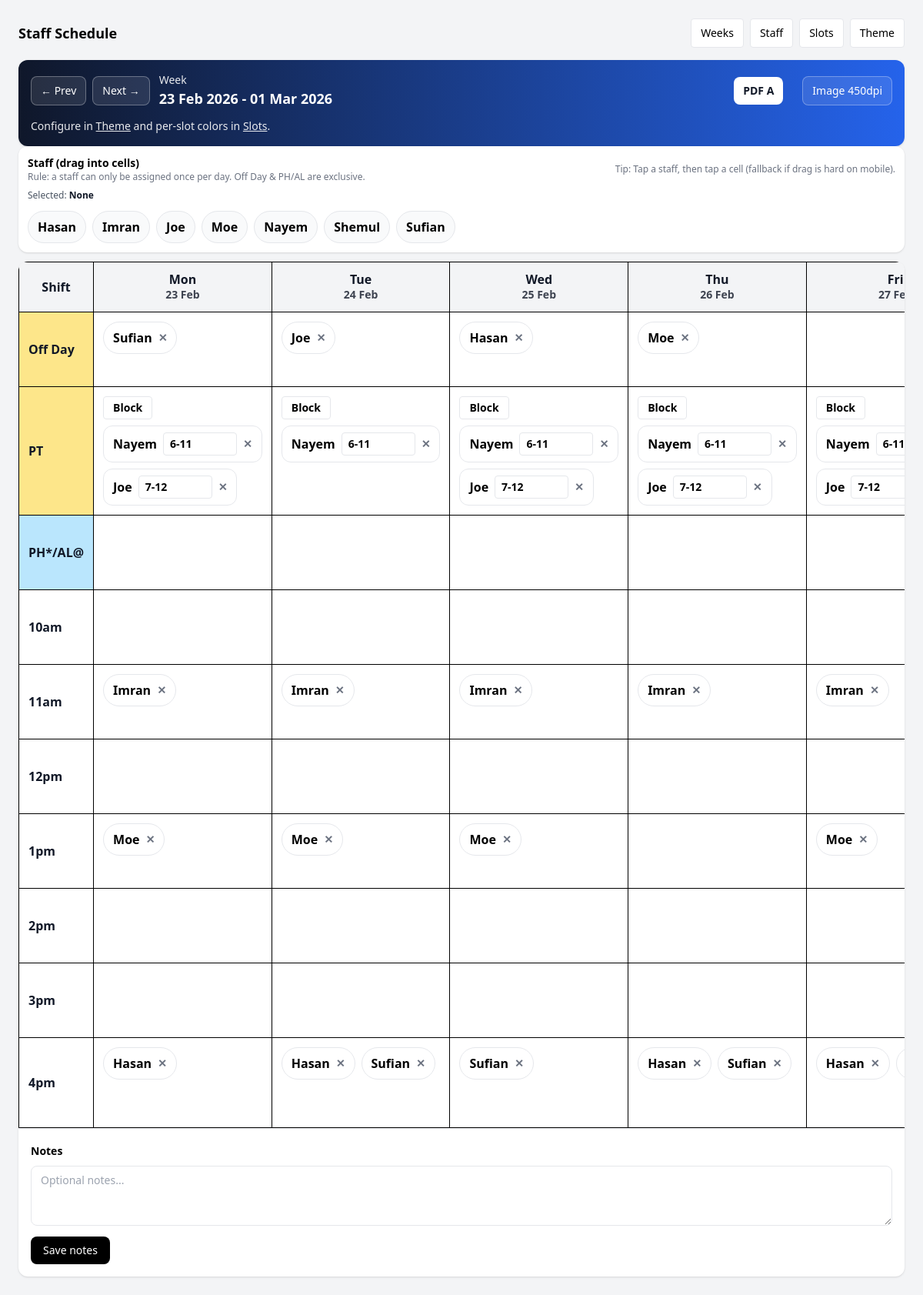
The app's page /schedule/week/2026-02-23/ with its own data.
### scheduling/models.py (models this page shows, shortened)
class ScheduleWeek(models.Model):
    week_start = models.DateField(unique=True, db_index=True)  # Monday
    cells = models.JSONField(default=dict, blank=True)
    notes = models.TextField(blank=True)
    created_at = models.DateTimeField(default=_now)
    updated_at = models.DateTimeField(default=_now)
    def save(self, *args, **kwargs):
        if self.week_start:
            self.week_start = self.week_start - timedelta(days=self.week_start.weekday())
        self.updated_at = _now()
        return super().save(*args, **kwargs)
    def week_end(self):
        return self.week_start + timedelta(days=6)
    def date_for_day_key(self, day_key: str):
        idx = [k for k, _ in DAYS].index(day_key)
        return self.week_start + timedelta(days=idx)
    def ensure_defaults(self, *, slots: list[Slot]):
        if not isinstance(self.cells, dict):
            self.cells = {}
        for slot in slots:
            if slot.key not in self.cells or not isinstance(self.cells.get(slot.key), dict):
                self.cells[slot.key] = {}
            for day_key, _ in DAYS:
                cell = self.cells[slot.key].get(day_key)
                if not isinstance(cell, dict):
                    cell = {}
                cell.setdefault("staff", [])
                cell.setdefault("blocked", False)
                if slot.key == "pt":
                    cell.setdefault("pt_time", slot.pt_default_time or "7-11")
                    cell.setdefault("pt_times", {})
                    if not isinstance(cell.get("pt_times"), dict):
                        cell["pt_times"] = {}
                self.cells[slot.key][day_key] = cell
        return self.cells

class Staff(models.Model):
    name = models.CharField(max_length=80, unique=True)
    created_at = models.DateTimeField(default=_now)
    updated_at = models.DateTimeField(default=_now)

class Slot(models.Model):
    BG_SOLID = "solid"
    BG_GRADIENT = "gradient"
    key = models.SlugField(max_length=40, unique=True)
    label = models.CharField(max_length=40)
    sort_order = models.IntegerField(default=0)
    allow_block = models.BooleanField(default=False)  # only PT uses this
    bg_type = models.CharField(
        max_length=10,
        choices=[(BG_SOLID, "Solid"), (BG_GRADIENT, "Gradient")],
        default=BG_SOLID,
    )
    bg_color1 = models.CharField(max_length=20, default="#ffffff")
    bg_color2 = models.CharField(max_length=20, default="#ffffff")
    text_color = models.CharField(max_length=20, default="#111827")
    pt_default_time = models.CharField(max_length=20, blank=True, default="7-11")

### scheduling/views.py (the view)
# urls.py: path("week/<str:week_start>/", views.week_editor, name="week_editor"),
def week_editor(request, week_start: str):
    theme = _get_theme()
    week_start_date = _monday(datetime.strptime(week_start, "%Y-%m-%d").date())
    schedule, _ = ScheduleWeek.objects.get_or_create(week_start=week_start_date)
    slots = list(Slot.objects.order_by("sort_order", "label"))
    schedule.ensure_defaults(slots=slots)
    schedule.save()
    if request.method == "POST" and request.POST.get("save_notes"):
        schedule.notes = (request.POST.get("notes") or "").strip()
        schedule.save()
        return redirect("scheduling:week_editor", week_start=schedule.week_start.isoformat())
    staff = list(Staff.objects.order_by("name"))
    staff_map = {s.id: s.name for s in staff}
    day_headers = []
    for day_key, day_label in DAYS:
        d = schedule.date_for_day_key(day_key)
        day_headers.append({
            "key": day_key,
            "label": day_label,
            "date_str": d.strftime("%d %b"),
        })
    prev_week = (schedule.week_start - timedelta(days=7)).isoformat()
    next_week = (schedule.week_start + timedelta(days=7)).isoformat()
    return render(request, "scheduling/week_editor.html", {
        "theme": theme,
        "schedule": schedule,
        "slots": slots,
        "staff": staff,
        "staff_map": staff_map,
        "day_headers": day_headers,
        "prev_week": prev_week,
        "next_week": next_week,
        "week_start": schedule.week_start.isoformat(),
    })

### scheduling/models.py (called while the page is built)
def _now():
    return timezone.now()

### scheduling/templatetags/schedule_extras.py (called while the page is built)
@register.filter
def get_item(d, key):
    if isinstance(d, dict):
        return d.get(key)
    return None

@register.filter
def get_map_item(d, key):
    if not isinstance(d, dict):
        return None
    if key in d:
        return d.get(key)
    skey = str(key)
    if skey in d:
        return d.get(skey)
    return None

@register.filter
def get_dict(d, key):
    if isinstance(d, dict):
        v = d.get(key)
        if isinstance(v, dict):
            return v
    return {}

@register.filter
def get_list(d, key):
    if isinstance(d, dict):
        v = d.get(key)
        if isinstance(v, list):
            return v
    return []

@register.filter
def get_bool(d, key):
    if isinstance(d, dict):
        return bool(d.get(key))
    return False

@register.filter
def style_bg(slot):
    try:
        if getattr(slot, "bg_type", "") == "gradient":
            return f"background-image: linear-gradient(90deg, {slot.bg_color1}, {slot.bg_color2}); color: {slot.text_color};"
        return f"background-color: {slot.bg_color1}; color: {slot.text_color};"
    except Exception:
        return ""

### scheduling/views.py (called while the page is built)
def _monday(d):
    return d - timedelta(days=d.weekday())

def _get_theme():
    theme = ScheduleTheme.objects.order_by("id").first()
    if not theme:
        theme = ScheduleTheme.objects.create()
    return theme

### scheduling/templates/scheduling/week_editor.html (shortened to what this page needs)
{% extends "scheduling/base.html" %}
{% load schedule_extras %}
{% block content %}
<div class="rounded-xl shadow overflow-hidden" style="{% if theme.header_bg_type == 'gradient' %}background-image: linear-gradient(90deg, {{ theme.header_bg_color1 }}, {{ theme.header_bg_color2 }});{% else %}background-color: {{ theme.header_bg_color1 }};{% endif %}color: {{ theme.header_text_color }};">
    <div class="p-4">
        <div class="flex items-center justify-between gap-3 flex-wrap">
            <div class="flex items-center gap-2 flex-wrap">
                <a href="/schedule/week/{{ prev_week }}/" class="rounded-lg border border-white/30 bg-white/10 px-3 py-2 text-sm">← Prev</a>
                <a href="/schedule/week/{{ next_week }}/" class="rounded-lg border border-white/30 bg-white/10 px-3 py-2 text-sm">Next →</a>
                <div class="ml-1">
                    <div class="text-sm opacity-90">Week</div>
                    <div class="text-lg font-semibold">{{ schedule.week_start|date:"d M Y" }} - {{ schedule.week_end|date:"d M Y" }}</div>
                </div>
            </div>
            <div class="flex items-center gap-2 flex-wrap">
                <a href="/schedule/week/{{ week_start }}/pdf/?style=1" class="rounded-lg bg-white text-gray-900 px-3 py-2 text-sm font-semibold">PDF A</a>
                <a href="/schedule/week/{{ week_start }}/png/?dpi=450&style=1" class="rounded-lg border border-white/30 bg-white/10 px-3 py-2 text-sm">Image 450dpi</a>
            </div>
        </div>
        <div class="mt-3 text-sm opacity-90">
            Configure in <a href="/schedule/theme/" class="underline font-medium">Theme</a> and per-slot colors in <a href="/schedule/slots/" class="underline font-medium">Slots</a>.
        </div>
    </div>
</div>
<div class="bg-white rounded-xl shadow p-3 mb-3">
    <div class="flex flex-col sm:flex-row sm:items-center sm:justify-between gap-3">
        <div>
            <div class="font-semibold text-sm">Staff (drag into cells)</div>
            <div class="text-xs text-gray-500">Rule: a staff can only be assigned once per day. Off Day & PH/AL are exclusive.</div>
        </div>
        <div class="text-xs text-gray-500">
            Tip: Tap a staff, then tap a cell (fallback if drag is hard on mobile).
        </div>
    </div>
    <div class="mt-2 text-xs text-gray-600">
        Selected: <span id="selectedStaffName" class="font-semibold text-gray-900">None</span>
    </div>
    <div id="staffRoster" class="mt-3 flex flex-wrap gap-2">
        {% for s in staff %}
            <div class="roster-chip select-none cursor-grab active:cursor-grabbing px-3 py-2 rounded-full border bg-gray-50 text-base font-semibold flex items-center gap-2"
                 data-staff-id="{{ s.id }}">
                <span>{{ s.name }}</span>
            </div>
        {% empty %}
            <div class="text-sm text-gray-500">Add staff first.</div>
        {% endfor %}
    </div>
</div>
<div class="bg-white rounded-xl shadow overflow-hidden">
    <div class="overflow-x-auto">
        <table class="min-w-[980px] w-full border-collapse">
            <thead>
                <tr>
                    <th class="sticky left-0 z-10 border border-black px-3 py-3 text-base font-bold whitespace-nowrap"
                        style="background-color: {{ theme.table_header_bg }}; color: {{ theme.table_header_text }};">
                        Shift
                    </th>
                    {% for h in day_headers %}
                        <th class="border border-black px-3 py-3 text-base font-bold"
                            style="background-color: {{ theme.table_header_bg }}; color: {{ theme.table_header_text }};">
                            <div class="leading-tight">{{ h.label }}</div>
                            <div class="text-sm opacity-80 font-semibold">{{ h.date_str }}</div>
                        </th>
                    {% endfor %}
                </tr>
            </thead>
            <tbody>
                {% for slot in slots %}
                    <tr>
                        <td class="sticky left-0 z-10 border border-black px-3 py-3 text-base font-bold whitespace-nowrap"
                            style="{{ slot|style_bg }}">
                            {{ slot.label }}
                        </td>
                        {% for h in day_headers %}
                            {% with cell=schedule.cells|get_dict:slot.key %}
                                {% with day=cell|get_dict:h.key %}
                                    {% with assigned=day|get_list:"staff" %}
                                        {% with blocked=day|get_bool:"blocked" %}
                                            <td class="border border-black px-3 py-3 align-top" data-slot="{{ slot.key }}" data-day="{{ h.key }}" data-blocked="{% if slot.allow_block and blocked %}1{% else %}0{% endif %}" data-pt-default="{{ slot.pt_default_time|default:'7-11' }}">
                                                {% if slot.allow_block and blocked %}
                                                    <div class="w-full h-full rounded" style="background: {{ theme.blocked_bg }}; opacity: 0.65; min-height: 72px;"></div>
                                                {% else %}
                                                    <div class="cell-dropzone min-h-[72px]">
                                                        {% if slot.key == "pt" %}
                                                            <div class="flex items-center gap-2 mb-2">
                                                                <button type="button" class="pt-block-btn rounded border px-3 py-1 text-sm font-semibold">Block</button>
                                                            </div>
                                                        {% endif %}
                                                        <div class="cell-chips flex flex-wrap gap-2">
                                                            {% for staff_id in assigned %}
                                                                {% if slot.key == "pt" %}
                                                                    {% with pt_times=day|get_dict:"pt_times" %}
                                                                        {% with this_pt=pt_times|get_map_item:staff_id %}
                                                                            <div class="cell-chip px-3 py-2 rounded-xl border bg-white text-base font-semibold flex items-center gap-2"
                                                                                 data-staff-id="{{ staff_id }}">
                                                                                <span>{{ staff_map|get_item:staff_id }}</span>
                                                                                <input class="pt-chip-time-input w-24 rounded border px-2 py-1 text-sm font-semibold"
                                                                                       data-staff-id="{{ staff_id }}"
                                                                                       value="{% if this_pt %}{{ this_pt }}{% elif day|get_str:'pt_time' %}{{ day|get_str:'pt_time' }}{% else %}{{ slot.pt_default_time }}{% endif %}"
                                                                                       placeholder="{{ slot.pt_default_time|default:'7-11' }}">
                                                                                <button type="button" class="chip-remove text-sm text-gray-500 hover:text-black" title="Remove">✕</button>
                                                                            </div>
                                                                        {% endwith %}
                                                                    {% endwith %}
                                                                {% else %}
                                                                    <div class="cell-chip px-3 py-2 rounded-full border bg-white text-base font-semibold flex items-center gap-2"
                                                                         data-staff-id="{{ staff_id }}">
                                                                        <span>{{ staff_map|get_item:staff_id }}</span>
                                                                        <button type="button" class="chip-remove text-sm text-gray-500 hover:text-black" title="Remove">✕</button>
                                                                    </div>
                                                                {% endif %}
                                                            {% endfor %}
                                                        </div>
                                                    </div>
                                                {% endif %}
                                            </td>
                                        {% endwith %}
                                    {% endwith %}
                                {% endwith %}
                            {% endwith %}
                        {% endfor %}
                    </tr>
                {% endfor %}
            </tbody>
        </table>
    </div>
    <div class="border-t p-3 sm:p-4">
        <form method="post" class="space-y-2">
            <label class="text-sm font-semibold">Notes</label>
            <textarea name="notes" rows="3" class="w-full rounded-lg border px-3 py-2 text-sm" placeholder="Optional notes...">{{ schedule.notes }}</textarea>
            <button class="rounded-lg bg-black text-white px-4 py-2 text-sm">Save notes</button>
        </form>
    </div>
</div>
{% endblock %}

### records on screen
ScheduleWeek: week_start "23 Feb 2026", week_end "01 Mar 2026"
Staff: name "Hasan"
Staff: name "Imran"
Staff: name "Joe"
Staff: name "Moe"
Staff: name "Nayem"
Staff: name "Shemul"
Staff: name "Sufian"
Slot: label "Off Day", assigned "Sufian" "Joe" "Hasan" "Moe", key "off_day" (drawn)
Slot: label "PT", key "Block", assigned "Nayem" "Joe" "Nayem" "Nayem" "Joe" "Nayem" "Joe" "Nayem" "Joe", assigned "6-11" "7-12" "6-11" "6-11" "7-12" "6-11" "7-12" "6-11" "7-12"
Slot: label "PH*/AL@", allow_block False (drawn)
Slot: label "10am", allow_block False (drawn)
Slot: label "11am", assigned "Imran" "Imran" "Imran" "Imran" "Imran", allow_block False (drawn)
Slot: label "12pm", allow_block False (drawn)
Slot: label "1pm", assigned "Moe" "Moe" "Moe" "Moe", key "1pm" (drawn)
Slot: label "2pm", allow_block False (drawn)
Slot: label "3pm", allow_block False (drawn)
Slot: label "4pm", assigned "Hasan" "Hasan" "Sufian" "Sufian" "Hasan" "Sufian" "Hasan"

### other values on screen
{{ h.label }} "Mon" "Tue" "Wed" "Thu" "Fri"
{{ h.date_str }} "23 Feb" "24 Feb" "25 Feb" "26 Feb" "27…"
